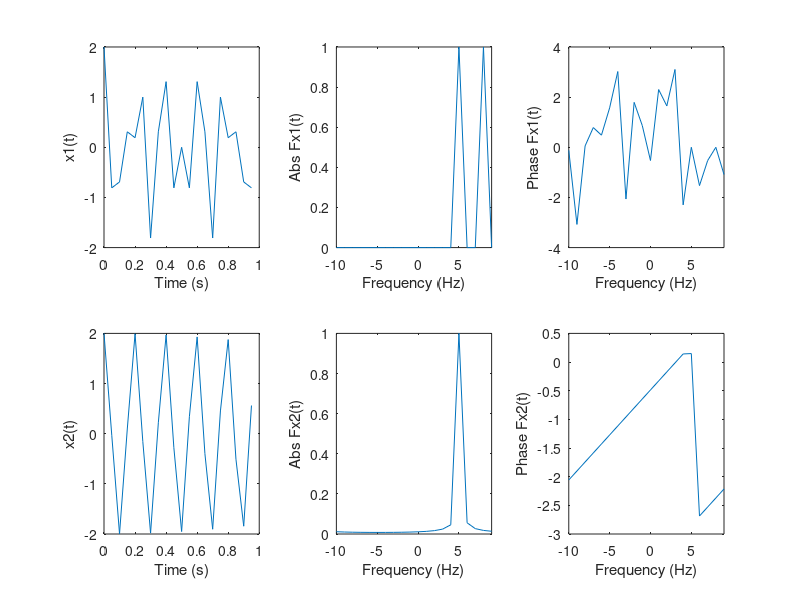

This chart was generated by the following MATLAB code:
close all;
clc;
clearvars;

T = 1;
fs = 20;
N = fs*T;
ts = 1/fs;

t = 0:ts:T-ts;
x1 = exp(1j*2*pi*5*t) + exp(1j*2*pi*8*t);
x2 = exp(1j*2*pi*5*t) + exp(1j*2*pi*5.1*t);

f = -(fs/2):(fs/N):(fs/2)-(fs/N);
fx1 = fftshift(fft(x1));
fx1 = fx1/max(abs(fx1));

fx2 = fftshift(fft(x2));
fx2 = fx2/max(abs(fx2));

figure
cnt = 1;
rows = 2; cols = 3;

subplot(rows, cols, cnt);
plot(t,x1);
xlabel('Time (s)');
ylabel('x1(t)');
cnt = cnt + 1;

subplot(rows, cols, cnt);
plot(f,abs(fx1));
xlabel('Frequency (Hz)');
ylabel('Abs F{x1(t)}');
xlim([-10 9]);
cnt = cnt + 1;

subplot(rows, cols, cnt);
plot(f, angle(fx1));
xlabel('Frequency (Hz)');
ylabel('Phase F{x1(t)}');
xlim([-10 9]);
cnt = cnt + 1;

subplot(rows, cols, cnt);
plot(t,x2);
xlabel('Time (s)');
ylabel('x2(t)');
cnt = cnt + 1;

subplot(rows, cols, cnt);
plot(f,abs(fx2));
xlabel('Frequency (Hz)');
ylabel('Abs F{x2(t)}');
xlim([-10 9])
cnt = cnt + 1;

subplot(rows, cols, cnt);
plot(f, angle(fx2));
xlabel('Frequency (Hz)');
ylabel('Phase F{x2(t)}');
xlim([-10 9])